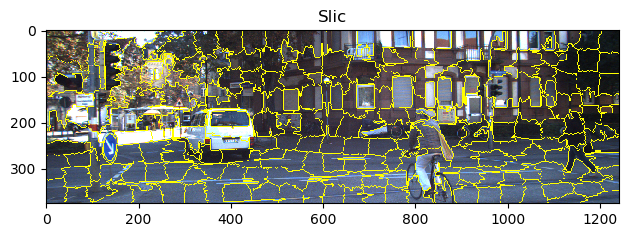
#> input picture superpixel/test/slic/100.png, 629 x 237 px, given in place of 0000000100.png, which was not available
$ python evaluation.py
#> lines starting #> are read from the running program, lines starting #| are printed output that depends on the picture; pictures that were not available may be replaced by others from this repository, and a replacement may not be noted
### superpixel/test/util.py
import numpy as np
from enum import IntEnum
import os
from skimage.io import imread, imsave
from skimage.util import img_as_float
from skimage.segmentation import felzenszwalb, slic, quickshift, watershed


# [35 lines left out: functions save_superpixel_in_archive, load_superpixel_from_archive, not called in this run]


def convert_kitti_to_superpixel(path_to_raw_data, camera, save_path="", superpixel_method=None):
    """

    :param path_to_raw_data:
    :param camera:
    :param save_path:
    :param superpixel_method:
    :return:
    """

    camera_specific_naming = "image_0" + str(camera.value)

    # search in kitti directory for camera folders
    for (root, dirs, files) in os.walk(path_to_raw_data, topdown=True):
        for dir in dirs:
            if camera_specific_naming in dir:

                imgs = []

                img_folder = os.path.join(os.path.join(root, dir), "data")

                img_paths = [f for f in os.listdir(img_folder) if os.path.isfile(os.path.join(img_folder, f))]

                for image_path in img_paths:
                    img = img_as_float(imread(image_path))

                    sup_img = calc_superpixel(img, superpixel_method)

                    save_img(sup_img, image_path)


# [21 lines left out: functions save_img, calc_superpixel, not called in this run]


class KittiCamera(IntEnum):
    """
    Camera to use
    """

    gray_left = 0
    gray_right = 1
    color_left = 2
    color_right = 3

### superpixel/test/evaluation.py
#####
# Test superpixel algorithm on image
####


import matplotlib.pyplot as plt
import numpy as np

from skimage.color import rgb2gray
from skimage.filters import sobel
from skimage.segmentation import felzenszwalb, slic, quickshift, watershed
from skimage.segmentation import mark_boundaries
from skimage.util import img_as_float

from skimage.io import imread

from test.util import *

t = convert_kitti_to_superpixel("C:/Users/helge/Desktop/KITTI", KittiCamera.color_left, "")

img = imread("images/0000000100.png")
#> img is the input picture: shape (237, 629, 4); mean R, G, B, A 151.5, 154, 143.1, 255

img = img_as_float(img)


segments_fz = felzenszwalb(img, scale=100, sigma=1.0, min_size=50)
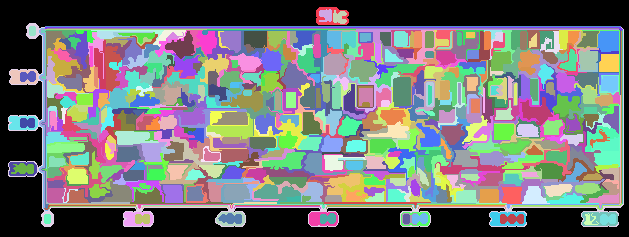
#> segments_fz: shape (237, 629) int64; 646 distinct labels, from 0 to 645; one colour per label, 0 black
segments_slic = slic(img, n_segments=250, compactness=10, sigma=1)
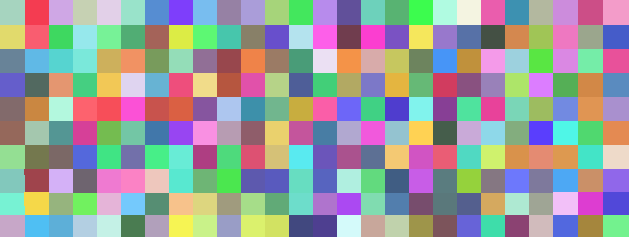
#> segments_slic: shape (237, 629) int64; 260 distinct labels, from 1 to 260; one colour per label, 0 black
#> (the run stopped early here; a loop or call above may not have finished)

$ run again, on superpixel/test/slic/113.png
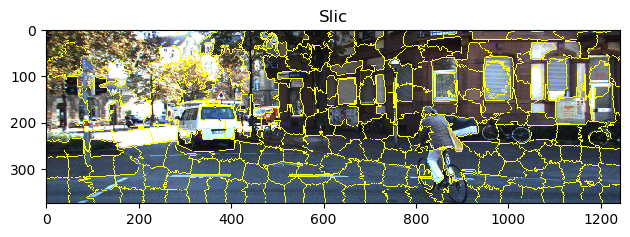
#> input picture superpixel/test/slic/113.png, 630 x 237 px, given in place of 0000000100.png, which was not available
#> img is the input picture: shape (237, 630, 4); mean R, G, B, A 152.6, 155.8, 142.1, 255
#> `segments_fz = felzenszwalb(img, scale=100, sigma=1.0, min_size=50)`:
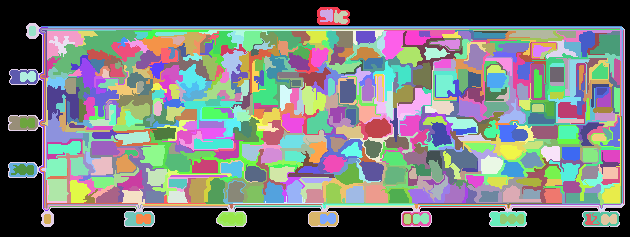
#> segments_fz: shape (237, 630) int64; 627 distinct labels, from 0 to 626; one colour per label, 0 black
#> `segments_slic = slic(img, n_segments=250, compactness=10, sigma=1)`:
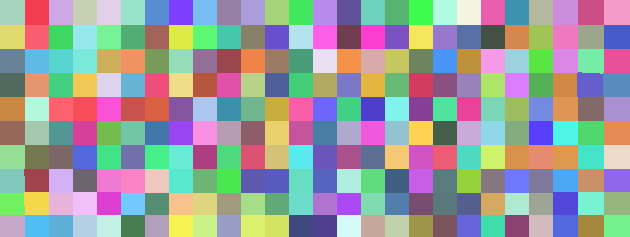
#> segments_slic: shape (237, 630) int64; 260 distinct labels, from 1 to 260; one colour per label, 0 black

$ run again, on superpixel/test/slic/115.png
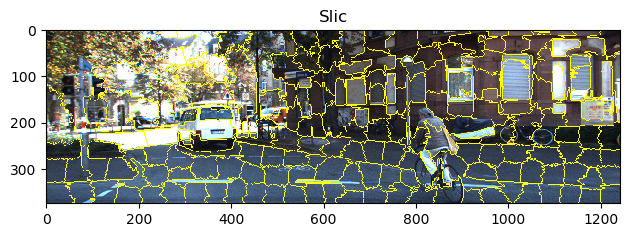
#> input picture superpixel/test/slic/115.png, 630 x 237 px, given in place of 0000000100.png, which was not available
#> img is the input picture: shape (237, 630, 4); mean R, G, B, A 153.7, 156.9, 143.6, 255
#> `segments_fz = felzenszwalb(img, scale=100, sigma=1.0, min_size=50)`:
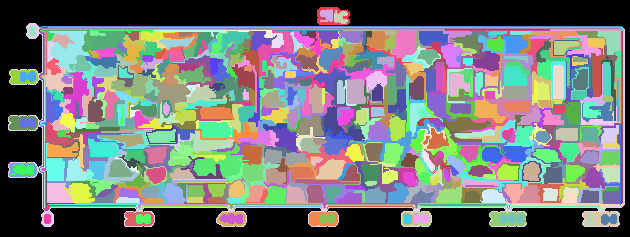
#> segments_fz: shape (237, 630) int64; 637 distinct labels, from 0 to 636; one colour per label, 0 black
#> `segments_slic = slic(img, n_segments=250, compactness=10, sigma=1)`:
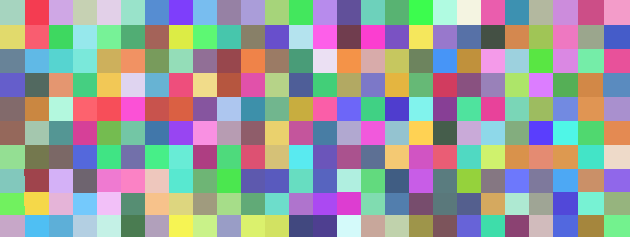
#> segments_slic: shape (237, 630) int64; 260 distinct labels, from 1 to 260; one colour per label, 0 black
